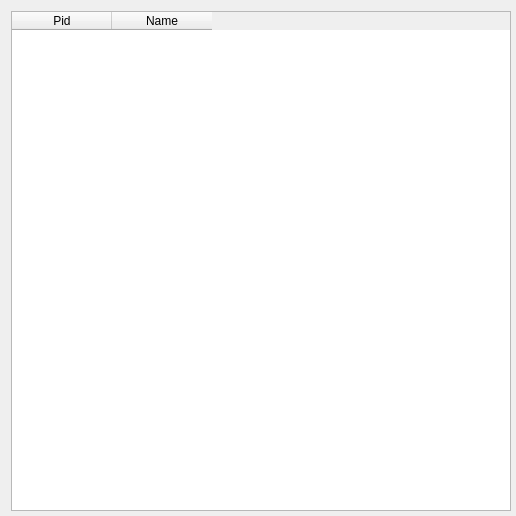
<?xml version="1.0" encoding="UTF-8"?>
<ui version="4.0">
 <class>DirWindow</class>
 <widget class="QDialog" name="DirWindow">
  <property name="geometry">
   <rect>
    <x>0</x>
    <y>0</y>
    <width>516</width>
    <height>516</height>
   </rect>
  </property>
  <property name="minimumSize">
   <size>
    <width>516</width>
    <height>516</height>
   </size>
  </property>
  <property name="maximumSize">
   <size>
    <width>516</width>
    <height>516</height>
   </size>
  </property>
  <property name="windowTitle">
   <string>maproc v1.0</string>
  </property>
  <layout class="QVBoxLayout" name="verticalLayout_2">
   <item>
    <widget class="QTableWidget" name="pidTable">
     <property name="minimumSize">
      <size>
       <width>500</width>
       <height>500</height>
      </size>
     </property>
     <property name="maximumSize">
      <size>
       <width>500</width>
       <height>500</height>
      </size>
     </property>
     <property name="cursor" stdset="0">
      <cursorShape>PointingHandCursor</cursorShape>
     </property>
     <column>
      <property name="text">
       <string>Pid</string>
      </property>
     </column>
     <column>
      <property name="text">
       <string>Name</string>
      </property>
      <property name="toolTip">
       <string/>
      </property>
      <property name="whatsThis">
       <string/>
      </property>
     </column>
    </widget>
   </item>
  </layout>
 </widget>
 <layoutdefault spacing="6" margin="11"/>
 <resources/>
 <connections/>
</ui>
